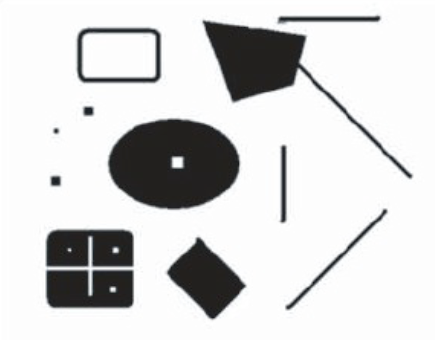
#> input picture Data/figures.png, 435 x 340 px, found by its file name
$ python example_harris-laplace_corner_detector.py
#> lines starting #> are read from the running program, lines starting #| are printed output that depends on the picture
# -*- coding: utf-8 -*-
"""
Breakdown of the Harris Corner detector.

This code plots each step estimating the corners in an image using the
"Harris Corner Detector" Algorithm.

For futher reference see:
    [1] Foerstner, W. A feature-based correspondence algorithm for image
        matching. Intl. Arch. Photogrammetry & Remote Sensing,
        26(3):150–166. 1986
    [2] C. Harris and M.J. Stephens. A combined corner and edge detector.
        Alvey Vision Conference, pages 147–152, 1988.
    [3] Szeliski, R. Computer Vision: Algorithms and Applications.
        Springer, pages 212-214. 2010.
    [4] Prince, S.J.D. Computer Vision Models, Learning and Inference.
        Cambridge University Press. Pag. 339. 2012.
    [5] Mikolajczyk, K. and Schmid, C. An affine invariant interest point
        detector. European Conference on Computer Vision (ECCV '02). 2002.

History:
    26.06.2015. First Implementation.
    28.06.2015. Added Sub-Plot.
    03.07.2015. Structure Tensor built.
                Simplified algorithm.
                Added References, and coding settings.

@author: Mario Garcia
www.mayitzin.com
"""

import matplotlib.pyplot as plt
import matplotlib.image as mpimg
import scipy.ndimage as scimg
import numpy as np

# Read Image
im = mpimg.imread(r'..\..\Data\figures.png')	# On Windows
#> im is the input picture: shape (340, 435, 3) float32; mean R, G, B 0.833, 0.834, 0.834
M, N, C = np.shape(im)
#> M = 340; N = 435; C = 3
# Convert to grayscale if Image is RGB-channel
if C >= 3:
    r, g, b = im[:,:,0], im[:,:,1], im[:,:,2]
    im = 0.2989*r + 0.5870*g + 0.1140*b
#> im: shape (340, 435) float32

# [7 lines of commented-out code are left out]
mask = np.array([-2.0, -1.0, 0.0, 1.0, 2.0])

Lx = scimg.filters.convolve1d(im, mask, axis=1)
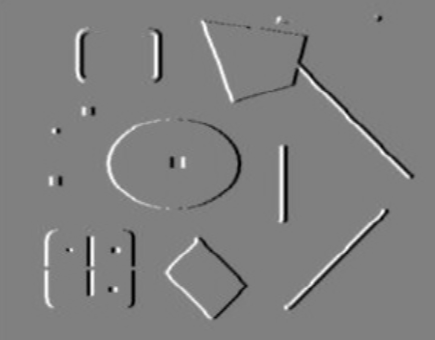
#> Lx: shape (340, 435) float32; min -2.41, max 2.38, mean 0.000136; drawn with min black and max white
Ly = scimg.filters.convolve1d(im, mask, axis=0)
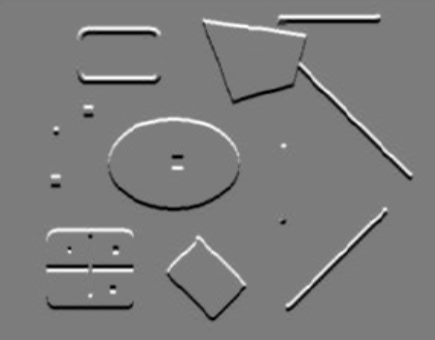
#> Ly: shape (340, 435) float32; min -2.29, max 2.4, mean 0.000152; drawn with min black and max white

# [8 lines of commented-out code are left out]
Lx2 = scimg.filters.gaussian_filter1d(Lx**2, 1.0, order=0)
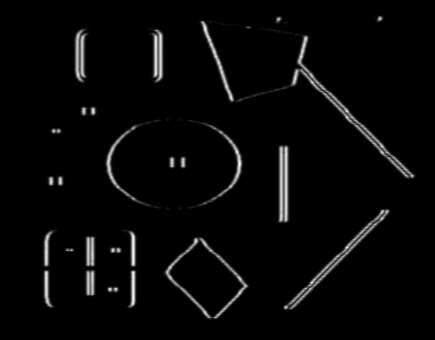
#> Lx2: shape (340, 435) float32; min 0, max 4.37, mean 0.127; drawn with min black and max white
Ly2 = scimg.filters.gaussian_filter1d(Ly**2, 1.0, order=0)
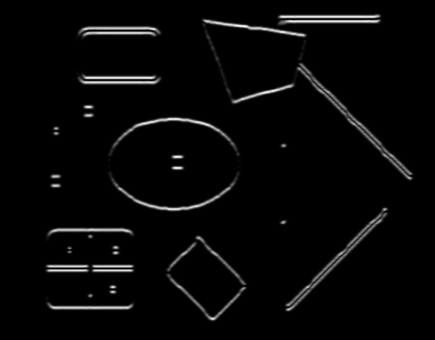
#> Ly2: shape (340, 435) float32; min 0, max 5.58, mean 0.161; drawn with min black and max white
Lxy = scimg.filters.gaussian_filter1d(Lx*Ly, 1.0, order=0)
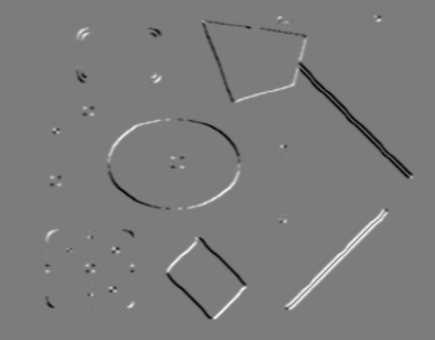
#> Lxy: shape (340, 435) float32; min -3.13, max 3.27, mean -0.00527; drawn with min black and max white

# Compute the Image Structure Tensor Matrix (Second Moment Matrix, Auto-Correlation Matrix)
alpha = 0.06
t = 0.0
R = np.zeros((M,N))
for y in range(M):
	for x in range(N):
		# S = s_D*np.array([[Lx2[y,x], Lxy[y,x]], [Lxy[y,x], Ly2[y,x]]])
		S = np.array([[Lx2[y,x], Lxy[y,x]], [Lxy[y,x], Ly2[y,x]]])
		R[y,x] = np.linalg.det(S) - alpha*np.trace(S)**2
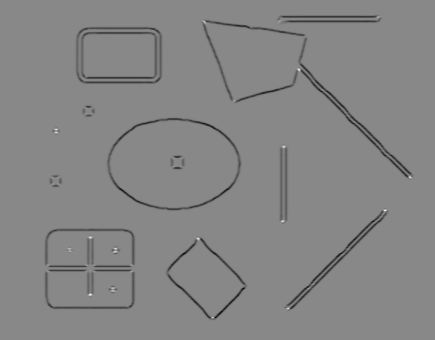
#> R: shape (340, 435) float64; min -2.63, max 2.29, mean -0.054; drawn with min black and max white
		# if R[y,x]<t:
		# 	R[y,x] = 0.0

# Show images in grayscale
plt.subplot(2,2,1)
implot = plt.imshow(im, cmap='gray')
plt.title('Original Image')
plt.axis('off')
plt.subplot(2,2,2)
Lx_plot = plt.imshow(Lx, cmap='gray')
plt.title('Filtered X-axis')
plt.axis('off')
plt.subplot(2,2,3)
Ly_plot = plt.imshow(Ly, cmap='gray')
plt.title('Filtered Y-axis')
plt.axis('off')
plt.subplot(2,2,4)
R_plot = plt.imshow(R, cmap='gray')
plt.colorbar(R_plot)
plt.title('Structure Tensor')
plt.axis('off')


plt.show()
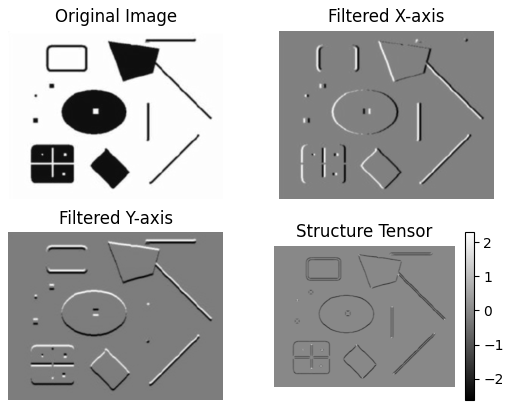
#> figure drawn by matplotlib, 5 panels
